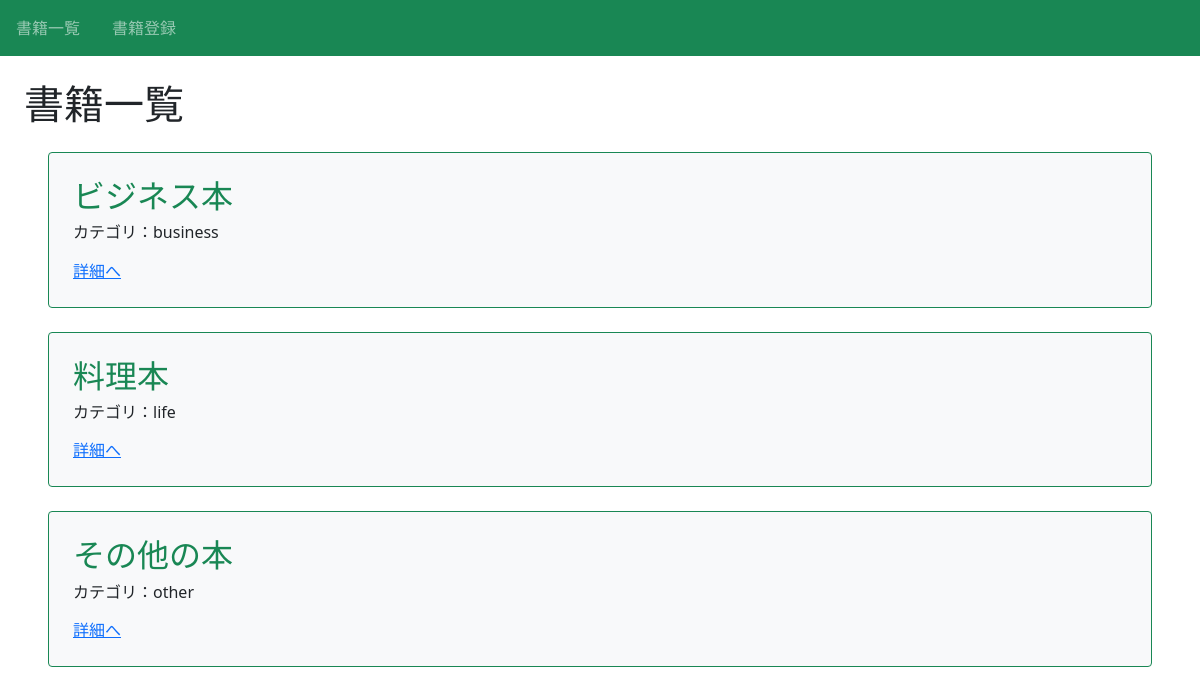
Page /book/ on the earlier database version.
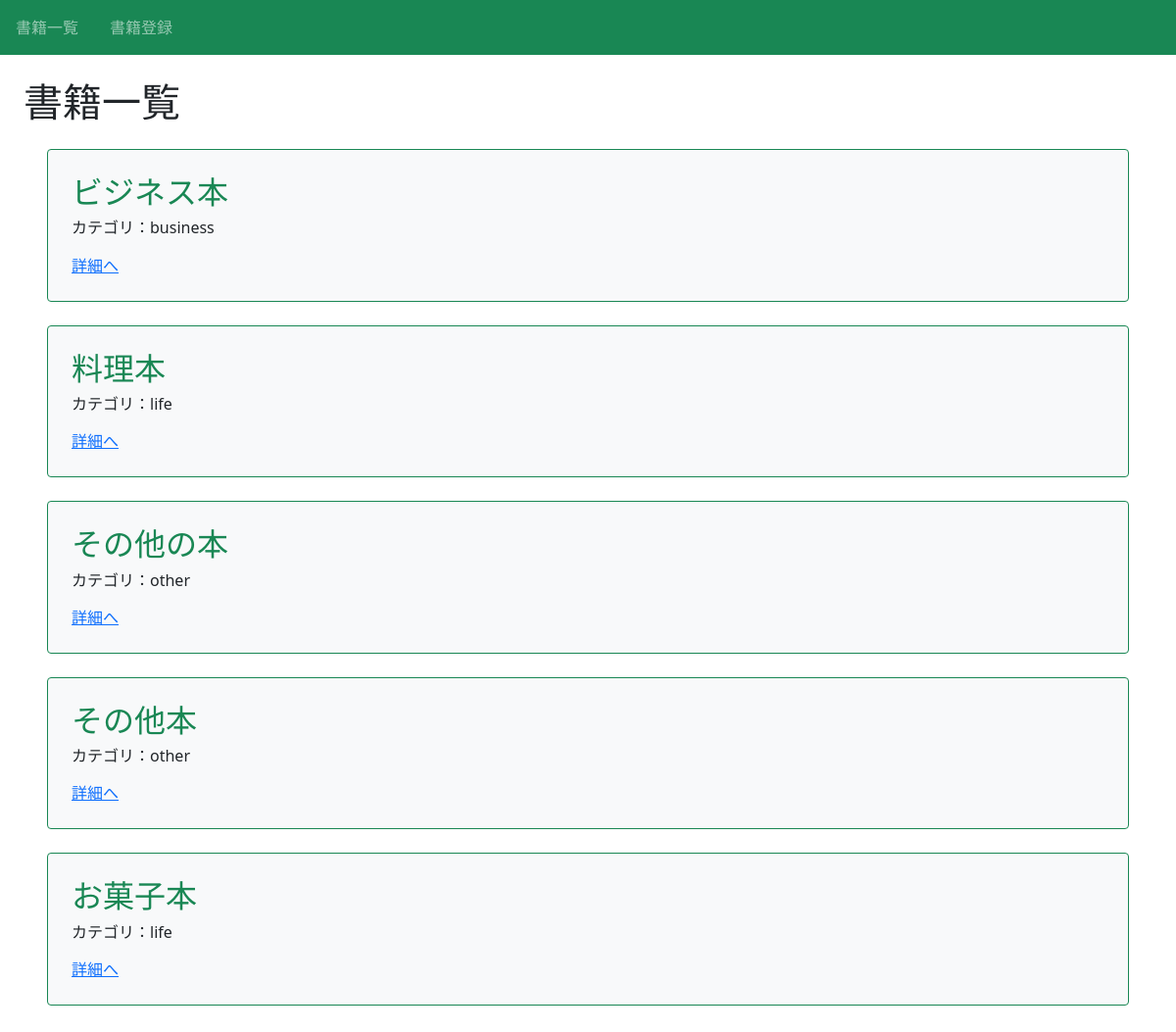
Same page on the later database version.
### book/models.py (models this page shows, shortened)
class Book(models.Model):
    title=models.CharField(max_length=100)
    text=models.TextField()
    category=models.CharField(
        max_length=100,
        choices=CATEGORY
        )

### book/views.py (the view)
# urls.py: path('book/', views.ListBookView.as_view(), name='list-book'),
class ListBookView(ListView):
    template_name='book/book_list.html'
    model=Book

### book/templates/book/book_list.html (shortened to what this page needs)
{% extends 'base.html' %}
{% block h1 %}書籍一覧{% endblock %}
{% block content %}
    {% for item in object_list %}
    <div class="p-4 m-4 bg-light border border-success rounded">
        <h2 class="text-success">{{ item.title }}</h2>
        <h6>カテゴリ：{{ item.category }}</h6>
        <div class="mt-3">
            <a href="{% url 'detail-book' item.pk %}">詳細へ</a>
        </div>
    </div>
    {% endfor %}
{% endblock content %}

Differences in the rows shown:
added Book: title "その他本", category "other"
added Book: title "お菓子本", category "life"
